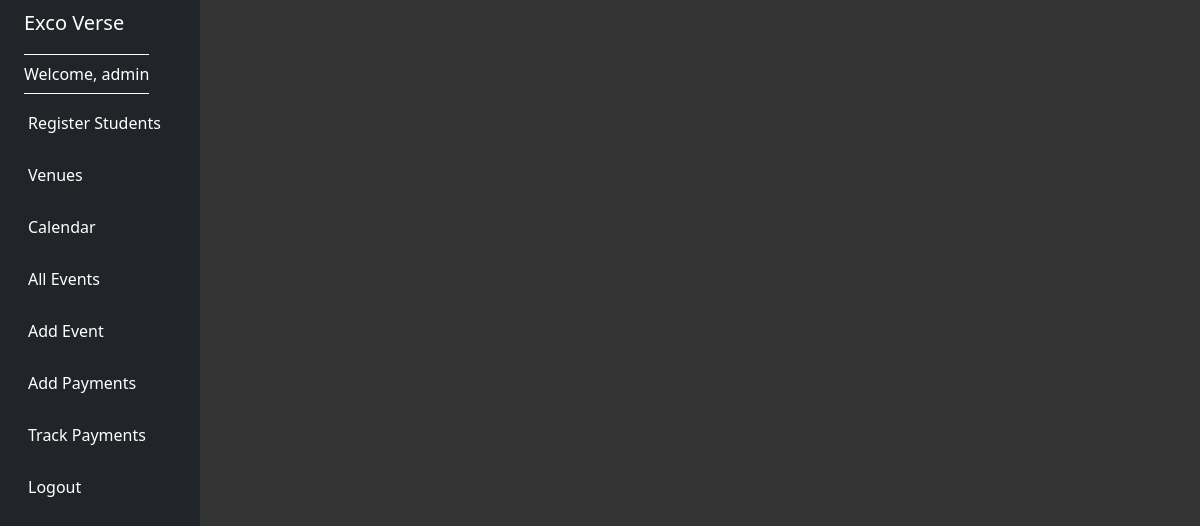
The page /all_events/ (signed in) on the database as committed earlier.
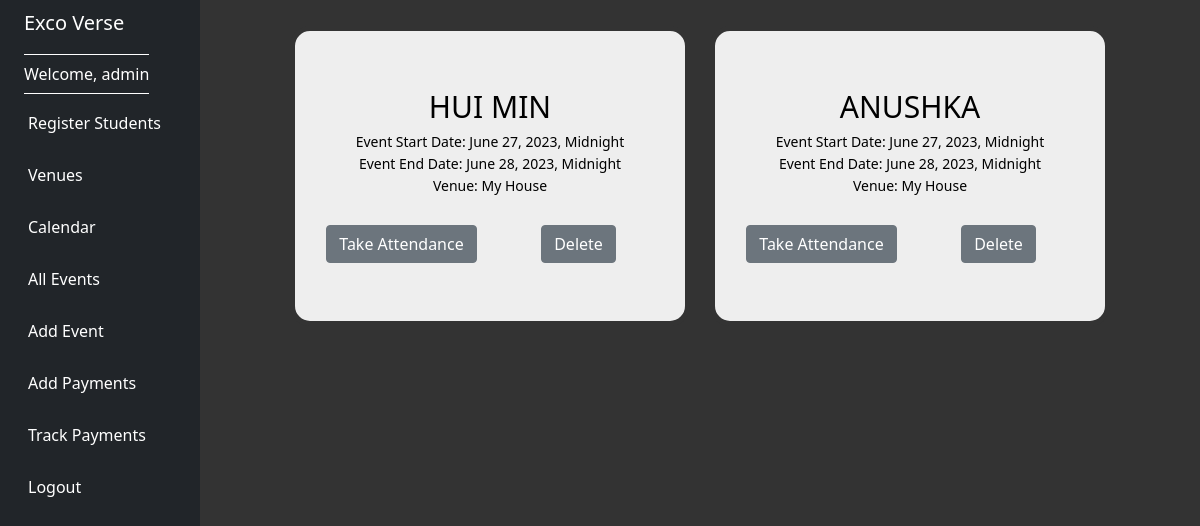
The same page on the database as committed later.
### events/models.py (models this page shows, shortened)
class Event(models.Model):
    name = models.CharField('Event Name', max_length=120)
    start_event_date = models.DateTimeField('Event Start Date')
    end_event_date = models.DateTimeField('Event End Date')
    venue = models.ForeignKey(Venue, blank=True, null=True, on_delete=models.CASCADE)
    attendees = models.ManyToManyField(Student, blank=True, null=True)
    internal = models.BooleanField(default=False)
    description = models.TextField(blank=True)
    manager = models.CharField('Manager', max_length=120, blank=True)

class Venue(models.Model):
    name = models.CharField('Venue Name', max_length=120)
    image_url = models.CharField('Venue Image URL', max_length=200)
    address = models.CharField(max_length=300)
    zip_code = models.CharField('Zip Code', max_length=15)
    web = models.URLField('Website Address', blank=True)
    def __str__(self):
        return self.name

### events/views.py (the view)
# urls.py: path('all_events/',views.all_events, name="list-events"),
def all_events(request):
    if request.user.is_authenticated:
        username = request.user.username
        events_list = Event.objects.filter(manager=username)
        return render(request, 'events/events-list.html',
                    {'event_list':events_list})

### events/templates/events/events-list.html (shortened to what this page needs)
{% extends 'events/base.html' %}
{% block content %}
<center>
  <div class="container">
    {% for event in event_list %}
    <div class="card">
      <div class="card-body">
        <h5 class="card-title">{{ event.name }}</h5>
        <p class="card-subtitle"> Event Start Date: {{ event.start_event_date }}</p>
        <p class="card-subtitle"> Event End Date: {{ event.end_event_date }}</p>
        <p class="card-subtitle"> Venue: {{ event.venue }}</p>
        <br>
        <div class="row">
          <div class="col">
            <a href="{% url 'attendance' event.id %}">
              <div class="flex btn btn-secondary">Take Attendance</div>
            </a>
          </div>
          <div class="col">
            <a href="{% url 'remove' event.id %}">
              <div class="flex btn btn-secondary">Delete</div>
            </a>
          </div>
        </div>
      </div>
    </div>
    {% endfor %}
  </div>
</center>
{% endblock %}

Rows that differ between the two databases and show on the page:
added Event: name "HUI MIN", start_event_date "June 27, 2023, Midnight", end_event_date "June 28, 2023, Midnight", venue "My House"
added Event: name "ANUSHKA", start_event_date "June 27, 2023, Midnight", end_event_date "June 28, 2023, Midnight", venue "My House"
